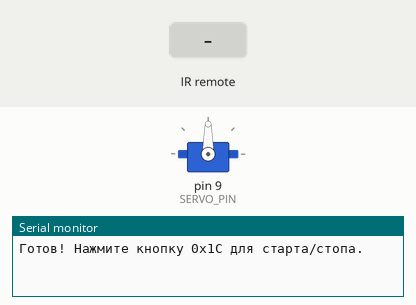
Recording of a sketch running on a simulated Arduino Uno, built with avr-gcc and run on an emulated ATmega328P. Parts: servo, the last lines printed to the serial monitor. The test bench sets the inputs (shaded band).

Above: at 1.2 s.
1.3 s: infrared code 0x8 received
At 1.9 s:
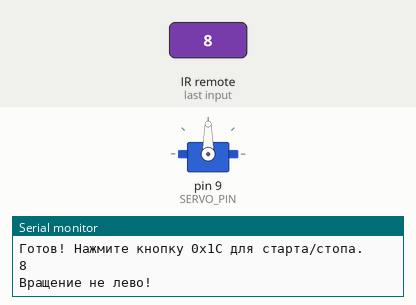
2.8 s: infrared code 0x5A received
At 4.2 s:
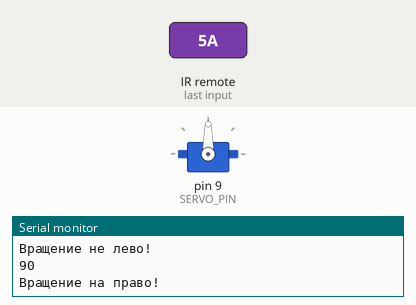
Timing chart, 0 to 5.8 s (numbered marks = the images above; inputs shaded):
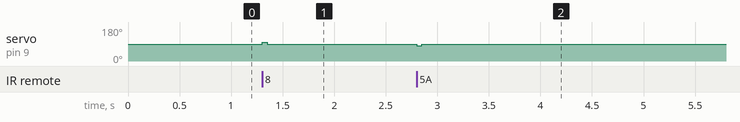

The sketch:

sketch_LeftRight.ino
```cpp
#include <IRremote.h>  // Для ИК-приемника
#include <Servo.h>     // Для сервопривода

const int IR_PIN = 2;      // Пин ИК-приемника (D9)
const int SERVO_PIN = 9;  // Пин сервопривода (D10)

Servo servo;
bool isRotating = false;  // Флаг вращения

void setup() {
  Serial.begin(9600);
  IrReceiver.begin(IR_PIN);  // Инициализация ИК-приемника
  servo.attach(SERVO_PIN);   // Подключение сервопривода
  servo.write(90);           // Остановка сервопривода (90° = стоп)
  Serial.println("Готов! Нажмите кнопку 0x1C для старта/стопа.");
}

void loop() {
  if (IrReceiver.decode()) {
    unsigned long irValue = IrReceiver.decodedIRData.command;
    Serial.println(irValue);

    if (irValue == 0x5A) {


        servo.write(80);  // Полная скорость в одну сторону (0 - в другую)
        Serial.println("Вращение на право!");
        delay(50);
        servo.write(90);

        }
    if (irValue == 0x8) {


        servo.write(100);  // Полная скорость в одну сторону (0 - в другую)
        Serial.println("Вращение не лево!");
        delay(50);
        servo.write(90);

        }
    IrReceiver.resume();  // Готов к следующей команде
  }
}
```

Measured:
- after the input at 1.3 s, servo on pin 9 (SERVO_PIN): 90° → 100° at once, → 90° 0.05 s later
- after the input at 2.8 s, servo on pin 9 (SERVO_PIN): 90° → 80° at once, → 90° 0.05 s later
